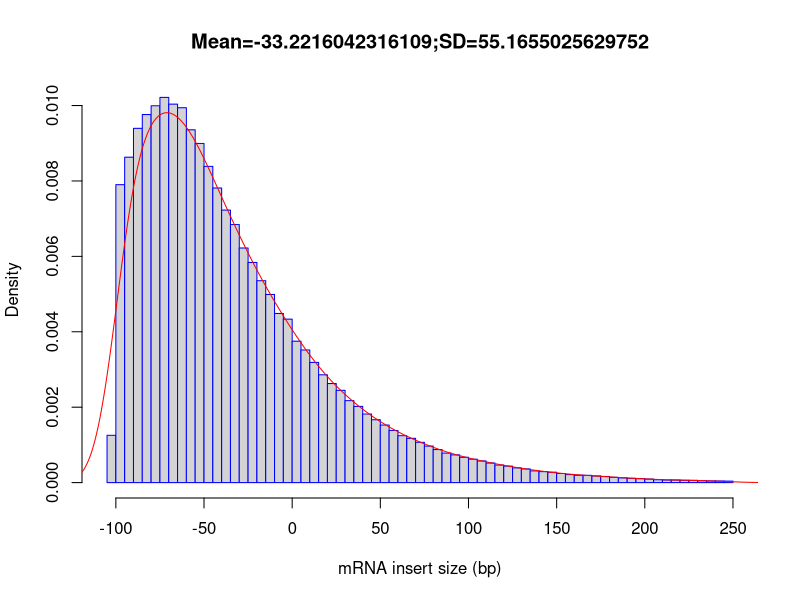

Write R code to recreate this figure.
out_file = 'MCIC_FD_2024_204'
pdf('MCIC_FD_2024_204.inner_distance_plot.pdf')
fragsize=rep(c(-247.5,-242.5,-237.5,-232.5,-227.5,-222.5,-217.5,-212.5,-207.5,-202.5,-197.5,-192.5,-187.5,-182.5,-177.5,-172.5,-167.5,-162.5,-157.5,-152.5,-147.5,-142.5,-137.5,-132.5,-127.5,-122.5,-117.5,-112.5,-107.5,-102.5,-97.5,-92.5,-87.5,-82.5,-77.5,-72.5,-67.5,-62.5,-57.5,-52.5,-47.5,-42.5,-37.5,-32.5,-27.5,-22.5,-17.5,-12.5,-7.5,-2.5,2.5,7.5,12.5,17.5,22.5,27.5,32.5,37.5,42.5,47.5,52.5,57.5,62.5,67.5,72.5,77.5,82.5,87.5,92.5,97.5,102.5,107.5,112.5,117.5,122.5,127.5,132.5,137.5,142.5,147.5,152.5,157.5,162.5,167.5,172.5,177.5,182.5,187.5,192.5,197.5,202.5,207.5,212.5,217.5,222.5,227.5,232.5,237.5,242.5,247.5),times=c(0,0,0,0,0,0,0,0,0,0,0,0,0,0,0,0,0,0,0,0,0,0,0,0,0,0,0,0,0,6252,39380,43008,46821,48649,49806,50911,50023,49546,46628,44827,41798,38936,36021,34103,31008,29094,26685,24867,22356,21605,18687,17530,15886,14246,13092,12192,10832,10069,9061,8309,7610,6894,6198,5852,5324,4828,4369,3899,3666,3350,3098,2862,2588,2323,2180,1948,1810,1547,1452,1373,1203,1053,968,957,883,812,697,624,566,524,468,376,337,343,305,300,249,219,212,194))
frag_sd = sd(fragsize)
frag_mean = mean(fragsize)
frag_median = median(fragsize)
write(x=c("Name","Mean","Median","sd"), sep="	", file=stdout(),ncolumns=4)
write(c(out_file,frag_mean,frag_median,frag_sd),sep="	", file=stdout(),ncolumns=4)
hist(fragsize,probability=T,breaks=100,xlab="mRNA insert size (bp)",main=paste(c("Mean=",frag_mean,";","SD=",frag_sd),collapse=""),border="blue")
lines(density(fragsize,bw=10),col='red')
dev.off()
